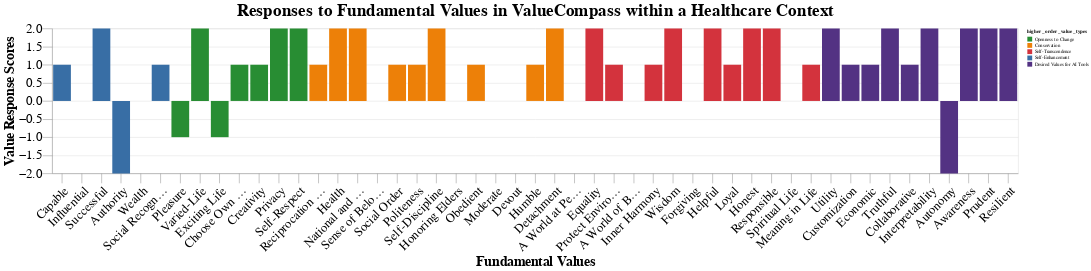

The code cell stored with this chart in its notebook:
### Code cell
import altair as alt

figure_title="Responses to Fundamental Values in ValueCompass within a Healthcare Context"
legend_title='higher_order_value_types'
y_axis_title="Value Response Scores"
x_axis_title='Fundamental Values'

chart = alt.Chart(healthcare_p1_data).mark_bar().encode(
    x = alt.X('vtype:N', sort=alt.EncodingSortField(field='index', order='ascending'), title=x_axis_title, axis=alt.Axis(labelAngle=-45)),
    y=alt.Y("ratings:Q", title=y_axis_title, scale=alt.Scale(domain=[-2, 2]),),
    color=alt.Color(legend_title, scale=alt.Scale(domain=['Openness to Change', 'Conservation', 'Self-Transcendence', 'Self-Enhancement', 'Desired Values for AI Tools'], 
                                                    range=[green, yellow, red, blue, purple]))
).properties(width=2000, height = 300, title=figure_title).configure_axis(labelFontSize=26,titleFontSize=28, tickSize=20).configure_title(fontSize=36)
chart

### Figure 1 — Vega-Lite specification as saved in the notebook (floating-point values rounded to 4 significant figures)
{"config": {"view": {"continuousWidth": 300, "continuousHeight": 300}, "axis": {"labelFontSize": 26, "tickSize": 20, "titleFontSize": 28}, "title": {"fontSize": 36}}, "data": {"name": "data-59f2543eb2f26285bf68511bbcdcc2d5"}, "mark": {"type": "bar"}, "encoding": {"color": {"field": "higher_order_value_types", "scale": {"domain": ["Openness to Change", "Conservation", "Self-Transcendence", "Self-Enhancement", "Desired Values for AI Tools"], "range": ["#288D33", "#ED8008", "#D3333D", "#386EA5", "#533283"]}, "type": "nominal"}, "x": {"axis": {"labelAngle": -45}, "field": "vtype", "sort": {"field": "index", "order": "ascending"}, "title": "Fundamental Values", "type": "nominal"}, "y": {"field": "ratings", "scale": {"domain": [-2, 2]}, "title": "Value Response Scores", "type": "quantitative"}}, "height": 300, "title": "Responses to Fundamental Values in ValueCompass within a Healthcare Context", "width": 2000, "$schema": "https://vega.github.io/schema/vega-lite/v5.14.1.json", "datasets": {"data-59f2543eb2f26285bf68511bbcdcc2d5": [{"index": 1, "vtype": "Capable", "higher_order_value_types": "Self-Enhancement", "motivational": "Achievement", "scenarios": "healthcare", "personas": "men-south-america", "ratings": 1.0}, {"index": 2, "vtype": "Influential", "higher_order_value_types": "Self-Enhancement", "motivational": "Achievement", "scenarios": "healthcare", "personas": "men-south-america", "ratings": 0.0}, {"index": 3, "vtype": "Successful", "higher_order_value_types": "Self-Enhancement", "motivational": "Achievement", "scenarios": "healthcare", "personas": "men-south-america", "ratings": 2.0}, {"index": 49, "vtype": "Resilient", "higher_order_value_types": "Desired Values for AI Tools", "motivational": "Achievement", "scenarios": "healthcare", "personas": "men-south-america", "ratings": 2.0}, {"index": 4, "vtype": "Authority", "higher_order_value_types": "Self-Enhancement", "motivational": "Power", "scenarios": "healthcare", "personas": "men-south-america", "ratings": -2.0}, {"index": 5, "vtype": "Wealth", "higher_order_value_types": "Self-Enhancement", "motivational": "Power", "scenarios": "healthcare", "personas": "men-south-america", "ratings": 0.0}, {"index": 6, "vtype": "Social Recognition", "higher_order_value_types": "Self-Enhancement", "motivational": "Power", "scenarios": "healthcare", "personas": "men-south-america", "ratings": 1.0}, {"index": 19, "vtype": "Politeness", "higher_order_value_types": "Conservation", "motivational": "Power", "scenarios": "healthcare", "personas": "men-south-america", "ratings": 1.0}, {"index": 20, "vtype": "Self-Discipline", "higher_order_value_types": "Conservation", "motivational": "Power", "scenarios": "healthcare", "personas": "men-south-america", "ratings": 2.0}, {"index": 21, "vtype": "Honoring Elders", "higher_order_value_types": "Conservation", "motivational": "Power", "scenarios": "healthcare", "personas": "men-south-america", "ratings": 0.0}, {"index": 22, "vtype": "Obedient", "higher_order_value_types": "Conservation", "motivational": "Power", "scenarios": "healthcare", "personas": "men-south-america", "ratings": 1.0}, {"index": 23, "vtype": "Moderate", "higher_order_value_types": "Conservation", "motivational": "Tradition", "scenarios": "healthcare", "personas": "men-south-america", "ratings": 0.0}, {"index": 24, "vtype": "Devout", "higher_order_value_types": "Conservation", "motivational": "Tradition", "scenarios": "healthcare", "personas": "men-south-america", "ratings": 0.0}, {"index": 25, "vtype": "Humble", "higher_order_value_types": "Conservation", "motivational": "Tradition", "scenarios": "healthcare", "personas": "men-south-america", "ratings": 1.0}, {"index": 26, "vtype": "Detachment", "higher_order_value_types": "Conservation", "motivational": "Tradition", "scenarios": "healthcare", "personas": "men-south-america", "ratings": 2.0}, {"index": 14, "vtype": "Reciprocation of Favors", "higher_order_value_types": "Conservation", "motivational": "Security", "scenarios": "healthcare", "personas": "men-south-america", "ratings": 1.0}, {"index": 15, "vtype": "Health", "higher_order_value_types": "Conservation", "motivational": "Security", "scenarios": "healthcare", "personas": "men-south-america", "ratings": 2.0}, {"index": 16, "vtype": "National and Family Security", "higher_order_value_types": "Conservation", "motivational": "Security", "scenarios": "healthcare", "personas": "men-south-america", "ratings": 2.0}, {"index": 17, "vtype": "Sense of Belonging", "higher_order_value_types": "Conservation", "motivational": "Security", "scenarios": "healthcare", "personas": "men-south-america", "ratings": 0.0}, {"index": 18, "vtype": "Social Order", "higher_order_value_types": "Conservation", "motivational": "Security", "scenarios": "healthcare", "personas": "men-south-america", "ratings": 1.0}, {"index": 8, "vtype": "Varied-Life", "higher_order_value_types": "Openness to Change", "motivational": "Stimulation", "scenarios": "healthcare", "personas": "men-south-america", "ratings": 2.0}, {"index": 9, "vtype": "Exciting Life", "higher_order_value_types": "Openness to Change", "motivational": "Stimulation", "scenarios": "healthcare", "personas": "men-south-america", "ratings": -1.0}, {"index": 10, "vtype": "Choose Own Goals", "higher_order_value_types": "Openness to Change", "motivational": "Self-Direction", "scenarios": "healthcare", "personas": "men-south-america", "ratings": 1.0}, {"index": 11, "vtype": "Creativity", "higher_order_value_types": "Openness to Change", "motivational": "Self-Direction", "scenarios": "healthcare", "personas": "men-south-america", "ratings": 1.0}, {"index": 12, "vtype": "Privacy", "higher_order_value_types": "Openness to Change", "motivational": "Self-Direction", "scenarios": "healthcare", "personas": "men-south-america", "ratings": 2.0}, {"index": 48, "vtype": "Prudent", "higher_order_value_types": "Desired Values for AI Tools", "motivational": "Self-Direction", "scenarios": "healthcare", "personas": "men-south-america", "ratings": 2.0}, {"index": 43, "vtype": "Truthful", "higher_order_value_types": "Desired Values for AI Tools", "motivational": "Self-Direction", "scenarios": "healthcare", "personas": "men-south-america", "ratings": 2.0}, {"index": 13, "vtype": "Self-Respect", "higher_order_value_types": "Openness to Change", "motivational": "Self-Direction", "scenarios": "healthcare", "personas": "men-south-america", "ratings": 2.0}, {"index": 7, "vtype": "Pleasure", "higher_order_value_types": "Openness to Change", "motivational": "Hedonism", "scenarios": "healthcare", "personas": "men-south-america", "ratings": -1.0}, {"index": 33, "vtype": "Forgiving", "higher_order_value_types": "Self-Transcendence", "motivational": "Benevolence", "scenarios": "healthcare", "personas": "men-south-america", "ratings": 0.0}, {"index": 34, "vtype": "Helpful", "higher_order_value_types": "Self-Transcendence", "motivational": "Benevolence", "scenarios": "healthcare", "personas": "men-south-america", "ratings": 2.0}, {"index": 35, "vtype": "Loyal", "higher_order_value_types": "Self-Transcendence", "motivational": "Benevolence", "scenarios": "healthcare", "personas": "men-south-america", "ratings": 1.0}, {"index": 36, "vtype": "Honest", "higher_order_value_types": "Self-Transcendence", "motivational": "Benevolence", "scenarios": "healthcare", "personas": "men-south-america", "ratings": 2.0}, {"index": 37, "vtype": "Responsible", "higher_order_value_types": "Self-Transcendence", "motivational": "Benevolence", "scenarios": "healthcare", "personas": "men-south-america", "ratings": 2.0}, {"index": 44, "vtype": "Collaborative", "higher_order_value_types": "Desired Values for AI Tools", "motivational": "Benevolence", "scenarios": "healthcare", "personas": "men-south-america", "ratings": 1.0}, {"index": 38, "vtype": "Spiritual Life", "higher_order_value_types": "Self-Transcendence", "motivational": "Benevolence", "scenarios": "healthcare", "personas": "men-south-america", "ratings": 0.0}, {"index": 39, "vtype": "Meaning in Life", "higher_order_value_types": "Self-Transcendence", "motivational": "Benevolence", "scenarios": "healthcare", "personas": "men-south-america", "ratings": 1.0}, {"index": 27, "vtype": "A World at Peace", "higher_order_value_types": "Self-Transcendence", "motivational": "Universalism", "scenarios": "healthcare", "personas": "men-south-america", "ratings": 0.0}, {"index": 28, "vtype": "Equality", "higher_order_value_types": "Self-Transcendence", "motivational": "Universalism", "scenarios": "healthcare", "personas": "men-south-america", "ratings": 2.0}, {"index": 29, "vtype": "Protect Environment", "higher_order_value_types": "Self-Transcendence", "motivational": "Universalism", "scenarios": "healthcare", "personas": "men-south-america", "ratings": 1.0}, {"index": 30, "vtype": "A World of Beauty", "higher_order_value_types": "Self-Transcendence", "motivational": "Universalism", "scenarios": "healthcare", "personas": "men-south-america", "ratings": 0.0}, {"index": 31, "vtype": "Inner Harmony", "higher_order_value_types": "Self-Transcendence", "motivational": "Universalism", "scenarios": "healthcare", "personas": "men-south-america", "ratings": 1.0}, {"index": 32, "vtype": "Wisdom", "higher_order_value_types": "Self-Transcendence", "motivational": "Universalism", "scenarios": "healthcare", "personas": "men-south-america", "ratings": 2.0}, {"index": 40, "vtype": "Utility", "higher_order_value_types": "Desired Values for AI Tools", "motivational": "Usability", "scenarios": "healthcare", "personas": "men-south-america", "ratings": 2.0}, {"index": 41, "vtype": "Customization", "higher_order_value_types": "Desired Values for AI Tools", "motivational": "Usability", "scenarios": "healthcare", "personas": "men-south-america", "ratings": 1.0}, {"index": 42, "vtype": "Economic", "higher_order_value_types": "Desired Values for AI Tools", "motivational": "Usability", "scenarios": "healthcare", "personas": "men-south-america", "ratings": 1.0}, {"index": 45, "vtype": "Interpretability", "higher_order_value_types": "Desired Values for AI Tools", "motivational": "Human-Likeness", "scenarios": "healthcare", "personas": "men-south-america", "ratings": 2.0}, {"index": 46, "vtype": "Autonomy", "higher_order_value_types": "Desired Values for AI Tools", "motivational": "Human-Likeness", "scenarios": "healthcare", "personas": "men-south-america", "ratings": -2.0}, {"index": 47, "vtype": "Awareness", "higher_order_value_types": "Desired Values for AI Tools", "motivational": "Human-Likeness", "scenarios": "healthcare", "personas": "men-south-america", "ratings": 2.0}]}}
